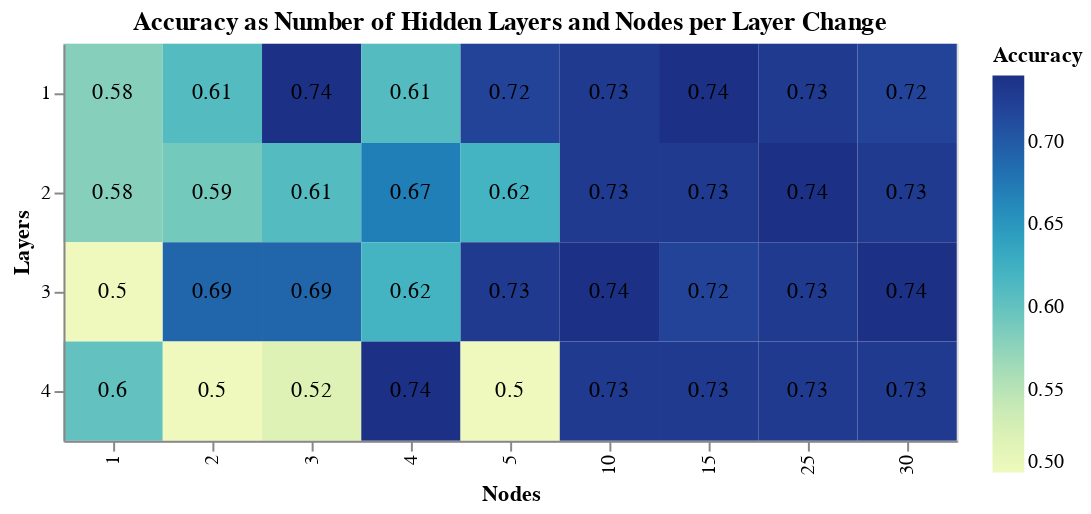

Source (notebook cell):
### Markdown cell above
**(c)** Manual Hyperparameter Tuning II

### Code cell
%%capture --no-display

# Set layer hyperparameters
nodes_per_layer = [1, 2, 3, 4, 5, 10, 15, 25, 30]
layers = [1, 2, 3, 4]

# Loop over layer hyperparameters and calculate accuracy
scores = pd.DataFrame(
    index=pd.MultiIndex.from_product(
        [layers, nodes_per_layer], names=["Layers", "Nodes"]
    ),
    columns=["Accuracy"],
)
for layer in layers:
    for nodes in nodes_per_layer:

        model = MLPClassifier(
            hidden_layer_sizes=tuple([nodes] * layer),
            solver=default_solver,
            alpha=default_alpha,
            batch_size=default_batch_size,
            learning_rate_init=default_lr,
            max_iter=default_max_iter,
            n_iter_no_change=default_n_iter_no_change,
        )

        model.fit(X_train, y_train)

        scores.loc[(layer, nodes), "Accuracy"] = round(model.score(X_val, y_val), 2)

# Plotting the accuracy as the number of layers and nodes per layer changes in a heatmap
heatmap = (
    alt.Chart(
        scores.reset_index(),
        title="Accuracy as Number of Hidden Layers and Nodes per Layer Change",
    )
    .mark_rect()
    .encode(
        x=alt.X("Nodes:O", scale=alt.Scale(paddingInner=0)),
        y=alt.Y("Layers:O", scale=alt.Scale(paddingInner=0)),
        color="Accuracy:Q",
    )
    .properties(width=450, height=200)
)

# Add text to the heatmap
text = heatmap.mark_text(baseline="middle").encode(
    text="Accuracy:Q", color=alt.value("black")
)

heatmap + text

### Figure 1 — Vega-Lite specification as saved in the notebook (floating-point values rounded to 4 significant figures)
{"config": {"view": {"continuousWidth": 400, "continuousHeight": 300}}, "layer": [{"mark": "rect", "encoding": {"color": {"field": "Accuracy", "type": "quantitative"}, "x": {"field": "Nodes", "scale": {"paddingInner": 0}, "type": "ordinal"}, "y": {"field": "Layers", "scale": {"paddingInner": 0}, "type": "ordinal"}}, "height": 200, "title": "Accuracy as Number of Hidden Layers and Nodes per Layer Change", "width": 450}, {"mark": {"type": "text", "baseline": "middle"}, "encoding": {"color": {"value": "black"}, "text": {"field": "Accuracy", "type": "quantitative"}, "x": {"field": "Nodes", "scale": {"paddingInner": 0}, "type": "ordinal"}, "y": {"field": "Layers", "scale": {"paddingInner": 0}, "type": "ordinal"}}, "height": 200, "title": "Accuracy as Number of Hidden Layers and Nodes per Layer Change", "width": 450}], "data": {"name": "data-be1dc6193da039dfdd234c89fef65403"}, "$schema": "https://vega.github.io/schema/vega-lite/v4.17.0.json", "datasets": {"data-be1dc6193da039dfdd234c89fef65403": [{"Layers": 1, "Nodes": 1, "Accuracy": 0.58}, {"Layers": 1, "Nodes": 2, "Accuracy": 0.61}, {"Layers": 1, "Nodes": 3, "Accuracy": 0.74}, {"Layers": 1, "Nodes": 4, "Accuracy": 0.61}, {"Layers": 1, "Nodes": 5, "Accuracy": 0.72}, {"Layers": 1, "Nodes": 10, "Accuracy": 0.73}, {"Layers": 1, "Nodes": 15, "Accuracy": 0.74}, {"Layers": 1, "Nodes": 25, "Accuracy": 0.73}, {"Layers": 1, "Nodes": 30, "Accuracy": 0.72}, {"Layers": 2, "Nodes": 1, "Accuracy": 0.58}, {"Layers": 2, "Nodes": 2, "Accuracy": 0.59}, {"Layers": 2, "Nodes": 3, "Accuracy": 0.61}, {"Layers": 2, "Nodes": 4, "Accuracy": 0.67}, {"Layers": 2, "Nodes": 5, "Accuracy": 0.62}, {"Layers": 2, "Nodes": 10, "Accuracy": 0.73}, {"Layers": 2, "Nodes": 15, "Accuracy": 0.73}, {"Layers": 2, "Nodes": 25, "Accuracy": 0.74}, {"Layers": 2, "Nodes": 30, "Accuracy": 0.73}, {"Layers": 3, "Nodes": 1, "Accuracy": 0.5}, {"Layers": 3, "Nodes": 2, "Accuracy": 0.69}, {"Layers": 3, "Nodes": 3, "Accuracy": 0.69}, {"Layers": 3, "Nodes": 4, "Accuracy": 0.62}, {"Layers": 3, "Nodes": 5, "Accuracy": 0.73}, {"Layers": 3, "Nodes": 10, "Accuracy": 0.74}, {"Layers": 3, "Nodes": 15, "Accuracy": 0.72}, {"Layers": 3, "Nodes": 25, "Accuracy": 0.73}, {"Layers": 3, "Nodes": 30, "Accuracy": 0.74}, {"Layers": 4, "Nodes": 1, "Accuracy": 0.6}, {"Layers": 4, "Nodes": 2, "Accuracy": 0.5}, {"Layers": 4, "Nodes": 3, "Accuracy": 0.52}, {"Layers": 4, "Nodes": 4, "Accuracy": 0.74}, {"Layers": 4, "Nodes": 5, "Accuracy": 0.5}, {"Layers": 4, "Nodes": 10, "Accuracy": 0.73}, {"Layers": 4, "Nodes": 15, "Accuracy": 0.73}, {"Layers": 4, "Nodes": 25, "Accuracy": 0.73}, {"Layers": 4, "Nodes": 30, "Accuracy": 0.73}]}}
